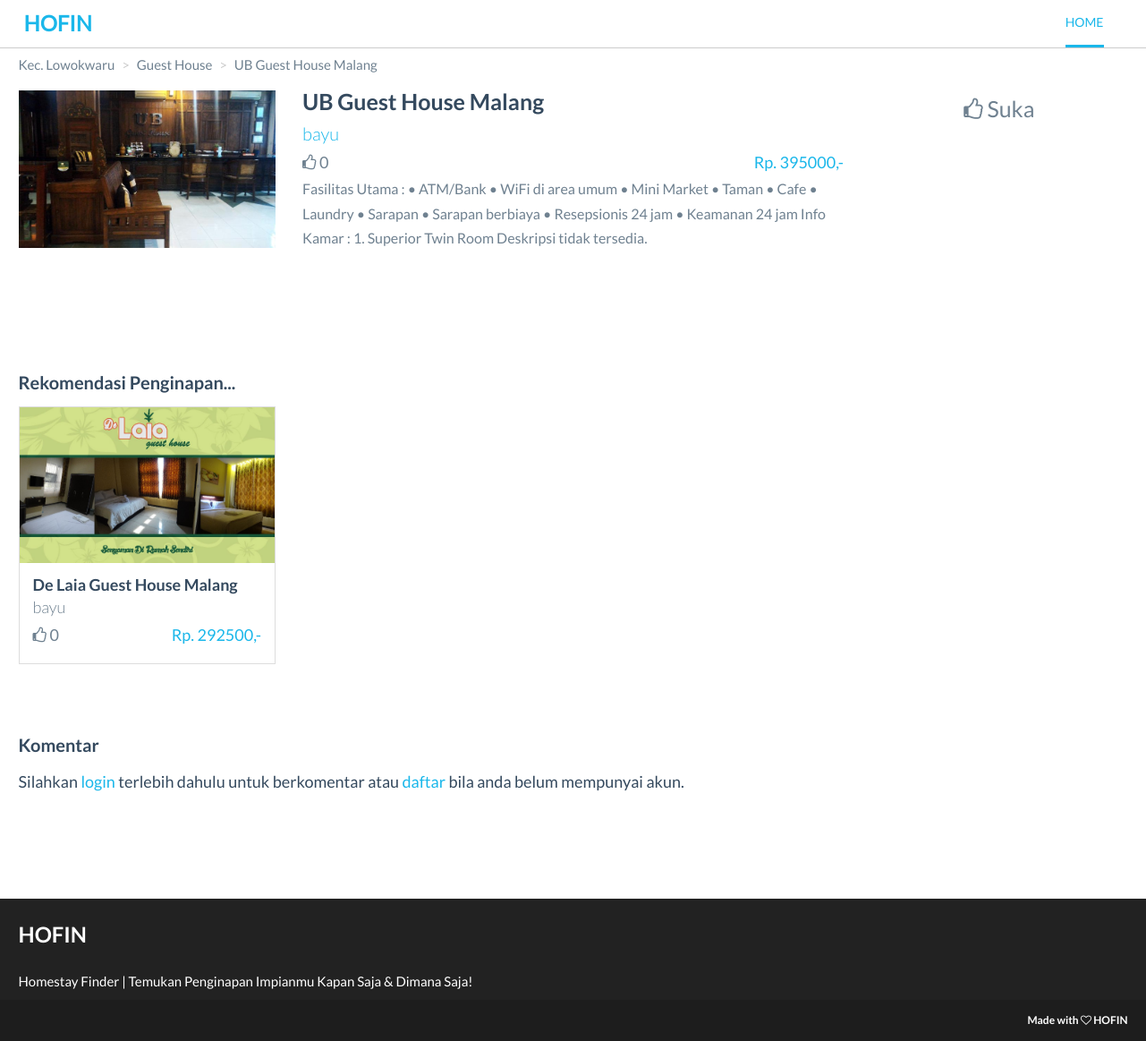
Screenshot of /penginapan/detailPenginapan/7 with the database file from the repository.
### tables this page shows
CREATE TABLE `m_penginapan` (
  `id_penginapan` int(11) NOT NULL,
  `id_pengguna` int(11) NOT NULL,
  `rating` int(11) NOT NULL,
  `nama_penginapan` varchar(100) NOT NULL,
  `alamat` varchar(100) NOT NULL,
  `daerah` varchar(100) NOT NULL,
  `harga` int(11) NOT NULL,
  `deskripsi` text NOT NULL,
  `kategori` varchar(50) NOT NULL,
  `foto` varchar(100) NOT NULL
);

CREATE TABLE `m_pengguna` (
  `id_pengguna` int(11) NOT NULL,
  `nama` varchar(50) NOT NULL,
  `username` varchar(50) NOT NULL,
  `password` varchar(100) NOT NULL,
  `role` int(11) NOT NULL
);

### application/controllers/Penginapan.php (called while the page is built, shortened)
<?php
class Penginapan extends CI_Controller {
	public function detailPenginapan(){
		$id_penginapan = $this->uri->segment(3);
		$id_pengguna = $this->session->userdata('id');
		$data['penginapan'] = $this->Mpenginapan->detailPenginapan($id_penginapan);
		$kategori = $this->Mpenginapan->getKategoriRekomendasi($id_penginapan);
		$data['rekomendasi'] = $this->Mpenginapan->getRekomendasi($kategori,$id_penginapan);
		$data['komentar'] = $this->Mkomentar->getKomentar($id_penginapan);
		$data['suka'] = $this->Mrating->getNilai($id_penginapan,$id_pengguna);
		$data['content'] = $this->load->view('VDetailPenginapan', $data, true);
		$this->load->view('template2', $data);
	}
}

### index.php (called while the page is built, shortened)
<?php
require_once BASEPATH.'core/CodeIgniter.php';

### application/models/Mpenginapan.php (called while the page is built, shortened)
<?php if (!defined('BASEPATH')) exit('No direct script access allowed');
class Mpenginapan extends CI_Model
{
	public function detailPenginapan($id){
		$this->db->from('m_pengguna');
		$this->db->join('m_penginapan', 'm_pengguna.id_pengguna = m_penginapan.id_pengguna');
		$this->db->where('id_penginapan',$id);
		$query = $this->db->get();
		return $query->result();
	}
	public function getKategoriRekomendasi($id){
		$this->db->from('m_pengguna');
		$this->db->join('m_penginapan', 'm_pengguna.id_pengguna = m_penginapan.id_pengguna');
		$this->db->where('id_penginapan',$id);
		$query = $this->db->get();
		foreach ($query->result() as $row)
		{
			$kategori = $row->kategori;
		}
		return $kategori;
	}
	public function getRekomendasi($kategori,$id){
		$this->db->from('m_pengguna');
		$this->db->join('m_penginapan', 'm_pengguna.id_pengguna = m_penginapan.id_pengguna');
		$this->db->where('kategori',$kategori);
		$this->db->where('id_penginapan !=', $id);
		$this->db->limit('4');
		$query = $this->db->get();
		return $query->result();
	}
}

### application/views/VDetailPenginapan.php (the view, shortened to what this page needs)
<section class="content">
  <?php foreach($penginapan as $penginapan){ ?>
  <div class="container">
    <ol class="breadcrumb">
      <li><a href="<?php echo base_url('penginapan/cariPenginapan?daerah='.$penginapan->daerah.'')?>" class="link"><?php echo $penginapan->daerah ?></a></li>
      <li><a class="link"><?php echo $penginapan->kategori ?></a></li>
      <li><a class="link"><?php echo $penginapan->nama_penginapan ?></a></li>
    </ol>
    <div class="content-body">
      <div class="row">
        <div class="col-md-3">
          <div class="content-img">
            <img src="<?php echo base_url()."assets/uploads/".$penginapan->foto;?>" class="img-responsive">
          </div>
        </div>
        <div class="col-md-6">
          <div class="content-detail">
            <h3 class="title"><?= $penginapan->nama_penginapan ?></h3>
            <p class="menu-owner"><?= $penginapan->nama ?></p>
            <div class="menu-type"><i class="fa fa-thumbs-o-up" aria-hidden="true"></i> <?= $penginapan->rating ?></div>
            <span class="menu-price">Rp. <?= $penginapan->harga ?>,-</span>
            <p class="description"><?= $penginapan->deskripsi ?></p>
          </div>
        </div>
        <div class="col-md-3">
          <div class="menu-information">
            <?php if ($this->session->userdata('nama') != $penginapan->nama ) { ?>
                <?php if(!$suka) { ?>
              <a href="<?php echo base_url('penginapan/setNilai/1/'.$penginapan->id_penginapan.'') ?>"><i class="fa fa-thumbs-o-up" aria-hidden="true"></i> Suka</a>
              <?php } else { ?>
              <a href="<?php echo base_url('penginapan/setNilai/2/'.$penginapan->id_penginapan.'') ?>"><i class="fa fa-thumbs-o-down" aria-hidden="true"></i> Tidak Suka</a>
            <?php }
            } ?>
          </div>
        </div>
      </div>
    </div>
  </div>
  <?php }
  $id_penginapan = $penginapan->id_penginapan; ?>
</section>
<section class="owner-recomendation">
  <div class="container">
    <h2 class="recomendation-heading">Rekomendasi Penginapan...</h2>
    <div class="row">
      <?php foreach ($rekomendasi as $rekomendasi) { ?>
      <div class="col-md-3">
        <div class="box">
          <a href="<?= base_url('penginapan/detailPenginapan/')?><?= $rekomendasi->id_penginapan?>">
            <span class="box-image">
              <img src="<?php echo base_url()."assets/uploads/".$rekomendasi->foto;?>" class="img-responsive">
            </span>
            <div class="box-description">
              <h4 class="menu-title"><?= $rekomendasi->nama_penginapan ?></h4>
              <p class="menu-owner"><?= $rekomendasi->nama ?></p>
              <div class="menu-type"><i class="fa fa-thumbs-o-up" aria-hidden="true"></i> <?= $rekomendasi->rating ?></div>
              <div class="menu-price">Rp. <?=$rekomendasi->harga ?>,-</div>
            </div>
          </a>
        </div>
      </div>
      <?php } ?>
    </div>
  </div>
</section>
<section class="comment">
  <div class="container">
    <h2 class="recomendation-heading">Komentar</h2>
    <div class="row">
      <div class="col-md-9">
      <?php if ($this->session->userdata('nama')) {?>
        <?php echo form_open('penginapan/setKomentar')?>
        <input type="hidden" name="id_penginapan" value="<?php echo $id_penginapan ?>">
        <div class="form-group">
          <textarea name="komentar" rows="5" class="form-control" placeholder="komentar anda ..."></textarea>
        </div>
        <div class="pull-right">
          <button class="btn btn-red">Komentar</button>
        </div>
        <?php echo form_close() ?>
        <?php } else { ?>
        <p>Silahkan <a href="<?= base_url('pengguna') ?>" class="link-blue">login</a> terlebih dahulu untuk berkomentar atau <a href="<?= base_url('pengguna') ?>" class="link-blue">daftar</a> bila anda belum mempunyai akun.</p>
        <?php } ?>
      </div>
    </div>
  </div>
</section>

### rows the page displays
m_penginapan: daerah "Kec. Lowokwaru", kategori "Guest House", nama_penginapan "UB Guest House Malang", foto (picture), id_pengguna.nama "bayu", rating "0", harga "395000", deskripsi "Fasilitas Utama : • ATM/Bank • WiFi di area umum • Mini Market • Taman • Cafe • Laundry • Sarapan • Sarapan berbiaya • Resepsionis 24 jam • Keamanan 24 jam Info Kamar : 1. Superior Twin Room Deskripsi tidak tersedia."
m_penginapan: foto (picture), nama_penginapan "De Laia Guest House Malang", id_pengguna.nama "bayu", rating "0", harga "292500"
